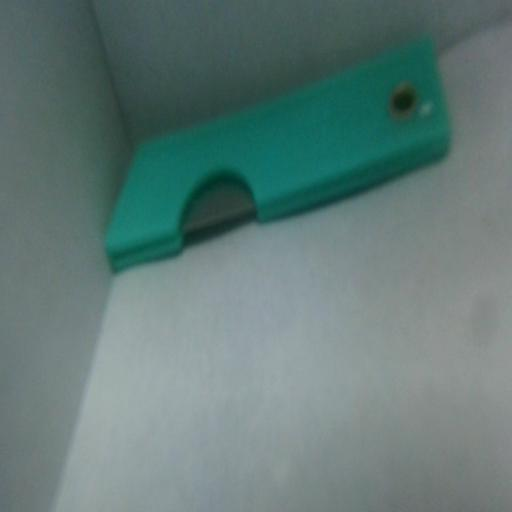
#> input picture datasets/raw/rubbish.v1i.yolov8/train/images/-2026-11-19-13-07-09_png.rf.de4c6617a151c859784f21bc6a0b916a.jpg, 512 x 512 px; its folder holds only this picture in this run
$ python -i cube_geometry.py   (imports and definitions only)
#> lines starting #> are read from the running program, lines starting #| are printed output that depends on the picture
#> further down, picture is the input picture: shape (512, 512, 3); mean B, G, R 119.4, 122.4, 98.3
### src/underwater_perception/underwater_perception/core/colors.py
"""颜色分割：几何旁路的第一级证据。

水下成像的两个事实决定了这里的默认值：

1. **红光衰减最快**，红色物体在 1~2 m 外会变成暗橙/褐色，饱和度也会掉。因此
   ``red`` 预设的 S/V 下限取得比较低（90/55），并且把 0 度附近的区间放宽到 H≤10。
2. **水体偏蓝绿**，白色/银色反光容易带上蓝绿，但它们不符合"R 通道显著大于 G/B"
   这一条件，所以 :func:`red_dominance_mask` 能有效压掉这类误检。

调试手法：``cube_detect_cli --print-mask out.png`` 会把 mask 和叠加图存下来，
比在代码里猜阈值快得多。
"""

from __future__ import annotations

from typing import List, Sequence, Tuple

import cv2
import numpy as np

from .params import ColorConfig
from .types import GeometryMetrics

__all__ = [
    "build_color_mask",
    "red_dominance_mask",
    "mask_statistics",
    "clean_mask",
    "hsv_of_point",
]


def _odd(value: int) -> int:
    """把核大小规范为奇数（<=1 表示关闭）。"""
    value = int(value)
    if value <= 1:
        return 0
    return value if value % 2 == 1 else value + 1


def build_color_mask(image: np.ndarray, config: ColorConfig) -> np.ndarray:
    """按 HSV 区间构造目标颜色掩码。

    Args:
        image: BGR 图像（``uint8``，HWC）。
        config: 颜色参数；``hsv_ranges`` 优先于 ``preset``。

    Returns:
        ``uint8`` 掩码，目标区域为 255。
    """
    if image.ndim == 2:
        image = cv2.cvtColor(image, cv2.COLOR_GRAY2BGR)

    working = image
    blur = _odd(config.blur_kernel)
    if blur:
        working = cv2.GaussianBlur(image, (blur, blur), 0)

    hsv = cv2.cvtColor(working, cv2.COLOR_BGR2HSV)
#> hsv: shape (512, 512, 3); mean H, S, V 86.6, 59.4, 122.8
    mask = np.zeros(hsv.shape[:2], dtype=np.uint8)

    for h_low, s_low, v_low, h_high, s_high, v_high in config.resolved_ranges():
        lower = np.array([h_low, s_low, v_low], dtype=np.uint8)
        upper = np.array([h_high, s_high, v_high], dtype=np.uint8)
        mask = cv2.bitwise_or(mask, cv2.inRange(hsv, lower, upper))

    if config.min_saturation > 0 or config.min_value > 0:
        extra_lower = np.array([0, int(config.min_saturation), int(config.min_value)], dtype=np.uint8)
        extra_upper = np.array([180, 255, 255], dtype=np.uint8)
        mask = cv2.bitwise_and(mask, cv2.inRange(hsv, extra_lower, extra_upper))

    if config.require_red_dominance:
        mask = cv2.bitwise_and(mask, red_dominance_mask(image, config.red_dominance_ratio))

    return clean_mask(mask, config)


def red_dominance_mask(image: np.ndarray, ratio: float = 1.15) -> np.ndarray:
    """返回"红色通道占优"的掩码：``R > ratio*G 且 R > ratio*B``。

    这个条件与具体色相无关，因此能同时容纳水下偏橙、偏褐的红块，
    又能排除水面白亮反光（三通道接近）和蓝绿背景。

    Args:
        image: BGR 图像。
        ratio: 比值门限，>1 才有效；<=1 时退化为 ``R >= G`` 且 ``R >= B``。

    Returns:
        ``uint8`` 掩码（255 表示通过）。
    """
#> called with ratio = 1.15
    if image.ndim == 2:
        return np.full(image.shape, 255, dtype=np.uint8)

    b = image[:, :, 0].astype(np.int16)
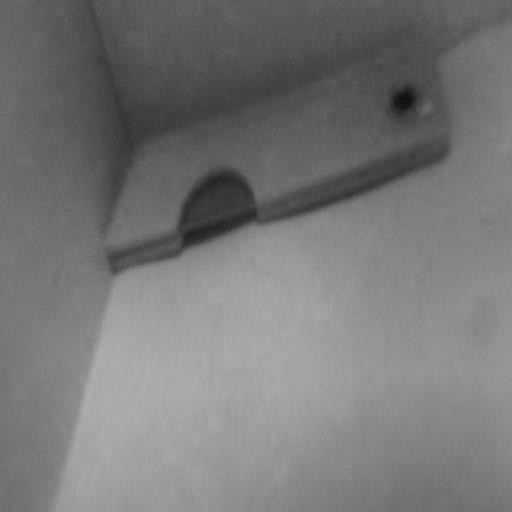
#> b: shape (512, 512) int16; min 16, max 176, mean 119.4
    g = image[:, :, 1].astype(np.int16)
    r = image[:, :, 2].astype(np.int16)
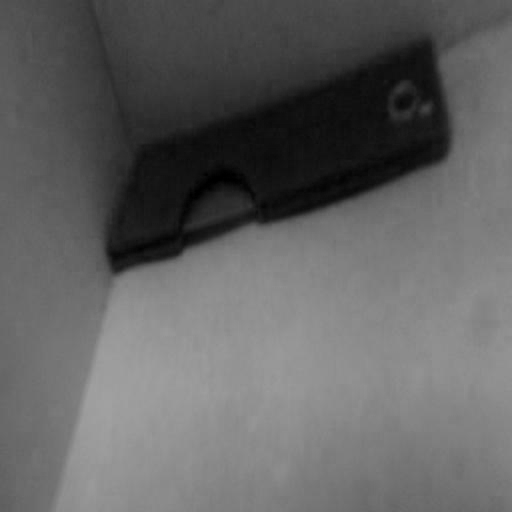
#> r: shape (512, 512) int16; min 0, max 161, mean 98.3
    if ratio <= 1.0:
        ok = (r >= g) & (r >= b)
    else:
        ok = (r.astype(np.float32) > ratio * g.astype(np.float32)) & (
            r.astype(np.float32) > ratio * b.astype(np.float32)
        )
    return np.where(ok, 255, 0).astype(np.uint8)


def clean_mask(mask: np.ndarray, config: ColorConfig) -> np.ndarray:
    """形态学清理：先开运算去噪点，再闭运算填内部空洞。"""
    out = mask
    open_k = _odd(config.morph_open_kernel)
    if open_k:
        kernel = cv2.getStructuringElement(cv2.MORPH_ELLIPSE, (open_k, open_k))
        out = cv2.morphologyEx(out, cv2.MORPH_OPEN, kernel)
    close_k = _odd(config.morph_close_kernel)
#> (the rest of the program and of its run is left out)
